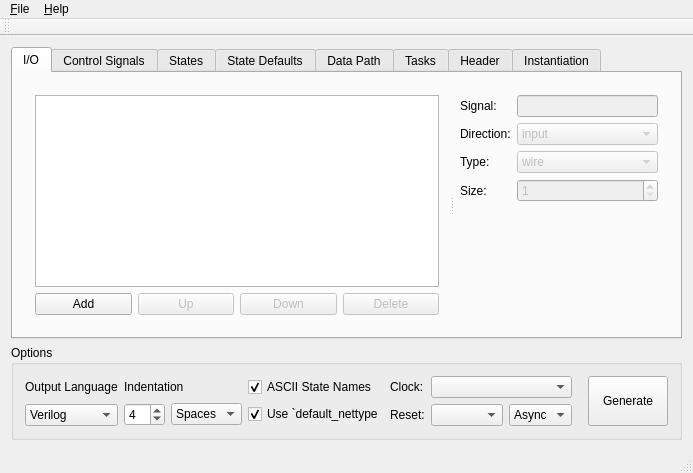
<?xml version="1.0" encoding="UTF-8"?>
<ui version="4.0">
 <class>MainWindow</class>
 <widget class="QMainWindow" name="MainWindow">
  <property name="geometry">
   <rect>
    <x>0</x>
    <y>0</y>
    <width>680</width>
    <height>473</height>
   </rect>
  </property>
  <property name="windowTitle">
   <string>State of Flux - HDL FSM Made Easy</string>
  </property>
  <widget class="QWidget" name="centralWidget">
   <layout class="QVBoxLayout" name="verticalLayout_14">
    <item>
     <widget class="QTabWidget" name="tabWidget">
      <property name="currentIndex">
       <number>0</number>
      </property>
      <widget class="QWidget" name="ioTab">
       <attribute name="title">
        <string>I/O</string>
       </attribute>
       <layout class="QVBoxLayout" name="verticalLayout_7">
        <item>
         <widget class="QSplitter" name="ioSplitter">
          <property name="orientation">
           <enum>Qt::Horizontal</enum>
          </property>
          <widget class="QWidget" name="layoutWidget_2">
           <layout class="QVBoxLayout" name="ioListLayout">
            <item>
             <widget class="QListView" name="ioList"/>
            </item>
            <item>
             <layout class="QHBoxLayout" name="ioListLayout2">
              <item>
               <widget class="QPushButton" name="ioListAdd">
                <property name="text">
                 <string>Add</string>
                </property>
               </widget>
              </item>
              <item>
               <widget class="QPushButton" name="ioListUp">
                <property name="enabled">
                 <bool>false</bool>
                </property>
                <property name="text">
                 <string>Up</string>
                </property>
               </widget>
              </item>
              <item>
               <widget class="QPushButton" name="ioListDown">
                <property name="enabled">
                 <bool>false</bool>
                </property>
                <property name="text">
                 <string>Down</string>
                </property>
               </widget>
              </item>
              <item>
               <widget class="QPushButton" name="ioListDelete">
                <property name="enabled">
                 <bool>false</bool>
                </property>
                <property name="text">
                 <string>Delete</string>
                </property>
               </widget>
              </item>
             </layout>
            </item>
           </layout>
          </widget>
          <widget class="QWidget" name="layoutWidget">
           <layout class="QVBoxLayout" name="ioOptionsLayout">
            <property name="leftMargin">
             <number>6</number>
            </property>
            <item>
             <layout class="QFormLayout" name="ioOptionsLayout2">
              <property name="fieldGrowthPolicy">
               <enum>QFormLayout::AllNonFixedFieldsGrow</enum>
              </property>
              <item row="0" column="0">
               <widget class="QLabel" name="ioSignalLabel">
                <property name="text">
                 <string>Signal:</string>
                </property>
               </widget>
              </item>
              <item row="0" column="1">
               <widget class="QLineEdit" name="ioSignal">
                <property name="enabled">
                 <bool>false</bool>
                </property>
               </widget>
              </item>
              <item row="1" column="0">
               <widget class="QLabel" name="ioDirectionLabel">
                <property name="text">
                 <string>Direction:</string>
                </property>
               </widget>
              </item>
              <item row="1" column="1">
               <widget class="QComboBox" name="ioDirection">
                <property name="enabled">
                 <bool>false</bool>
                </property>
                <item>
                 <property name="text">
                  <string>input</string>
                 </property>
                </item>
                <item>
                 <property name="text">
                  <string>output</string>
                 </property>
                </item>
                <item>
                 <property name="text">
                  <string>inout</string>
                 </property>
                </item>
               </widget>
              </item>
              <item row="2" column="0">
               <widget class="QLabel" name="ioTypeLabel">
                <property name="text">
                 <string>Type:</string>
                </property>
               </widget>
              </item>
              <item row="2" column="1">
               <widget class="QComboBox" name="ioType">
                <property name="enabled">
                 <bool>false</bool>
                </property>
                <item>
                 <property name="text">
                  <string>wire</string>
                 </property>
                </item>
                <item>
                 <property name="text">
                  <string>reg</string>
                 </property>
                </item>
                <item>
                 <property name="text">
                  <string>logic</string>
                 </property>
                </item>
               </widget>
              </item>
              <item row="3" column="0">
               <widget class="QLabel" name="ioSizeLabel">
                <property name="text">
                 <string>Size:</string>
                </property>
               </widget>
              </item>
              <item row="3" column="1">
               <widget class="QSpinBox" name="ioSize">
                <property name="enabled">
                 <bool>false</bool>
                </property>
                <property name="minimum">
                 <number>1</number>
                </property>
               </widget>
              </item>
             </layout>
            </item>
            <item>
             <spacer name="ioVerticalSpacer">
              <property name="orientation">
               <enum>Qt::Vertical</enum>
              </property>
              <property name="sizeHint" stdset="0">
               <size>
                <width>20</width>
                <height>40</height>
               </size>
              </property>
             </spacer>
            </item>
           </layout>
          </widget>
         </widget>
        </item>
       </layout>
      </widget>
      <widget class="QWidget" name="controlTab">
       <attribute name="title">
        <string>Control Signals</string>
       </attribute>
       <layout class="QVBoxLayout" name="verticalLayout_5">
        <item>
         <widget class="QListView" name="controlList"/>
        </item>
        <item>
         <layout class="QHBoxLayout" name="controlListLayout">
          <item>
           <widget class="QPushButton" name="controlListAdd">
            <property name="text">
             <string>Add</string>
            </property>
           </widget>
          </item>
          <item>
           <widget class="QPushButton" name="controlListRename">
            <property name="enabled">
             <bool>false</bool>
            </property>
            <property name="text">
             <string>Rename</string>
            </property>
           </widget>
          </item>
          <item>
           <widget class="QPushButton" name="controlListUp">
            <property name="enabled">
             <bool>false</bool>
            </property>
            <property name="text">
             <string>Up</string>
            </property>
           </widget>
          </item>
          <item>
           <widget class="QPushButton" name="controlListDown">
            <property name="enabled">
             <bool>false</bool>
            </property>
            <property name="text">
             <string>Down</string>
            </property>
           </widget>
          </item>
          <item>
           <widget class="QPushButton" name="controlListDelete">
            <property name="enabled">
             <bool>false</bool>
            </property>
            <property name="text">
             <string>Delete</string>
            </property>
           </widget>
          </item>
         </layout>
        </item>
       </layout>
      </widget>
      <widget class="QWidget" name="stateTab">
       <attribute name="title">
        <string>States</string>
       </attribute>
       <layout class="QVBoxLayout" name="verticalLayout_15">
        <item>
         <widget class="QSplitter" name="stateSplitter">
          <property name="orientation">
           <enum>Qt::Horizontal</enum>
          </property>
          <widget class="QWidget" name="layoutWidget">
           <layout class="QVBoxLayout" name="stateListLayout">
            <item>
             <widget class="QListView" name="stateList"/>
            </item>
            <item>
             <layout class="QHBoxLayout" name="stateListLayout2">
              <item>
               <widget class="QPushButton" name="stateListAdd">
                <property name="text">
                 <string>Add</string>
                </property>
               </widget>
              </item>
              <item>
               <widget class="QPushButton" name="stateListUp">
                <property name="enabled">
                 <bool>false</bool>
                </property>
                <property name="text">
                 <string>Up</string>
                </property>
               </widget>
              </item>
              <item>
               <widget class="QPushButton" name="stateListDown">
                <property name="enabled">
                 <bool>false</bool>
                </property>
                <property name="text">
                 <string>Down</string>
                </property>
               </widget>
              </item>
              <item>
               <widget class="QPushButton" name="stateListDelete">
                <property name="enabled">
                 <bool>false</bool>
                </property>
                <property name="text">
                 <string>Delete</string>
                </property>
               </widget>
              </item>
             </layout>
            </item>
           </layout>
          </widget>
          <widget class="QWidget" name="layoutWidget">
           <layout class="QVBoxLayout" name="stateOptLayout">
            <property name="leftMargin">
             <number>6</number>
            </property>
            <item>
             <layout class="QFormLayout" name="formLayout">
              <item row="0" column="0">
               <widget class="QLabel" name="stateResetLabel">
                <property name="text">
                 <string>Reset State:</string>
                </property>
               </widget>
              </item>
              <item row="0" column="1">
               <widget class="QComboBox" name="stateReset">
                <property name="sizePolicy">
                 <sizepolicy hsizetype="MinimumExpanding" vsizetype="Fixed">
                  <horstretch>0</horstretch>
                  <verstretch>0</verstretch>
                 </sizepolicy>
                </property>
               </widget>
              </item>
              <item row="1" column="0">
               <widget class="QLabel" name="stateNameLabel">
                <property name="text">
                 <string>State Name:</string>
                </property>
               </widget>
              </item>
              <item row="1" column="1">
               <widget class="QLineEdit" name="stateName"/>
              </item>
             </layout>
            </item>
            <item>
             <widget class="QPlainTextEdit" name="stateCode"/>
            </item>
           </layout>
          </widget>
         </widget>
        </item>
       </layout>
      </widget>
      <widget class="QWidget" name="stateDefaultsTab">
       <attribute name="title">
        <string>State Defaults</string>
       </attribute>
       <layout class="QVBoxLayout" name="verticalLayout_2">
        <item>
         <widget class="QPlainTextEdit" name="stateDefaultsCode"/>
        </item>
       </layout>
      </widget>
      <widget class="QWidget" name="dataTab">
       <attribute name="title">
        <string>Data Path</string>
       </attribute>
       <layout class="QVBoxLayout" name="verticalLayout_8">
        <item>
         <widget class="QPlainTextEdit" name="dataCode"/>
        </item>
        <item>
         <widget class="QGroupBox" name="dataWizards">
          <property name="title">
           <string>Wizards</string>
          </property>
          <layout class="QHBoxLayout" name="horizontalLayout_6">
           <item>
            <widget class="QPushButton" name="dataInsertRegister">
             <property name="enabled">
              <bool>false</bool>
             </property>
             <property name="text">
              <string>Insert Register</string>
             </property>
            </widget>
           </item>
           <item>
            <spacer name="dataHorizontalSpacer">
             <property name="orientation">
              <enum>Qt::Horizontal</enum>
             </property>
             <property name="sizeHint" stdset="0">
              <size>
               <width>534</width>
               <height>20</height>
              </size>
             </property>
            </spacer>
           </item>
          </layout>
         </widget>
        </item>
       </layout>
      </widget>
      <widget class="QWidget" name="taskTab">
       <attribute name="title">
        <string>Tasks</string>
       </attribute>
       <layout class="QVBoxLayout" name="verticalLayout_9">
        <item>
         <widget class="QPlainTextEdit" name="taskCode"/>
        </item>
       </layout>
      </widget>
      <widget class="QWidget" name="headerTab">
       <attribute name="title">
        <string>Header</string>
       </attribute>
       <layout class="QVBoxLayout" name="verticalLayout">
        <item>
         <widget class="QPlainTextEdit" name="headerCode"/>
        </item>
       </layout>
      </widget>
      <widget class="QWidget" name="instTab">
       <attribute name="title">
        <string>Instantiation</string>
       </attribute>
       <layout class="QVBoxLayout" name="verticalLayout_12">
        <item>
         <widget class="QComboBox" name="comboBox">
          <item>
           <property name="text">
            <string>Verilog Module</string>
           </property>
          </item>
          <item>
           <property name="text">
            <string>Verilog Testbench</string>
           </property>
          </item>
          <item>
           <property name="text">
            <string>SystemVerilog Testbench</string>
           </property>
          </item>
         </widget>
        </item>
        <item>
         <widget class="QPlainTextEdit" name="instCode">
          <property name="readOnly">
           <bool>true</bool>
          </property>
         </widget>
        </item>
       </layout>
      </widget>
     </widget>
    </item>
    <item>
     <widget class="QGroupBox" name="optionsBox">
      <property name="title">
       <string>Options</string>
      </property>
      <layout class="QHBoxLayout" name="horizontalLayout_7">
       <item>
        <layout class="QVBoxLayout" name="outputLangLayout">
         <item>
          <widget class="QLabel" name="outputLangLabel">
           <property name="text">
            <string>Output Language</string>
           </property>
          </widget>
         </item>
         <item>
          <widget class="QComboBox" name="outputLang">
           <item>
            <property name="text">
             <string>Verilog</string>
            </property>
           </item>
           <item>
            <property name="text">
             <string>VHDL</string>
            </property>
           </item>
          </widget>
         </item>
        </layout>
       </item>
       <item>
        <layout class="QVBoxLayout" name="indentLayout">
         <item>
          <widget class="QLabel" name="indentLabel">
           <property name="text">
            <string>Indentation</string>
           </property>
          </widget>
         </item>
         <item>
          <layout class="QHBoxLayout" name="indentLayout2">
           <item>
            <widget class="QSpinBox" name="indentValue">
             <property name="value">
              <number>4</number>
             </property>
            </widget>
           </item>
           <item>
            <widget class="QComboBox" name="indentType">
             <item>
              <property name="text">
               <string>Spaces</string>
              </property>
             </item>
             <item>
              <property name="text">
               <string>Tabs</string>
              </property>
             </item>
            </widget>
           </item>
          </layout>
         </item>
        </layout>
       </item>
       <item>
        <layout class="QVBoxLayout" name="miscOptLayout">
         <item>
          <widget class="QCheckBox" name="asciiStates">
           <property name="text">
            <string>ASCII State Names</string>
           </property>
           <property name="checked">
            <bool>true</bool>
           </property>
          </widget>
         </item>
         <item>
          <widget class="QCheckBox" name="defaultNettype">
           <property name="text">
            <string>Use `default_nettype</string>
           </property>
           <property name="checked">
            <bool>true</bool>
           </property>
          </widget>
         </item>
        </layout>
       </item>
       <item>
        <layout class="QFormLayout" name="signalOptLayout">
         <item row="0" column="0">
          <widget class="QLabel" name="clockLabel">
           <property name="text">
            <string>Clock:</string>
           </property>
          </widget>
         </item>
         <item row="0" column="1">
          <widget class="QComboBox" name="clockSignal">
           <property name="sizePolicy">
            <sizepolicy hsizetype="MinimumExpanding" vsizetype="Fixed">
             <horstretch>0</horstretch>
             <verstretch>0</verstretch>
            </sizepolicy>
           </property>
          </widget>
         </item>
         <item row="1" column="0">
          <widget class="QLabel" name="resetLabel">
           <property name="text">
            <string>Reset:</string>
           </property>
          </widget>
         </item>
         <item row="1" column="1">
          <layout class="QHBoxLayout" name="resetLayout">
           <item>
            <widget class="QComboBox" name="resetSignal">
             <property name="sizePolicy">
              <sizepolicy hsizetype="MinimumExpanding" vsizetype="Fixed">
               <horstretch>0</horstretch>
               <verstretch>0</verstretch>
              </sizepolicy>
             </property>
            </widget>
           </item>
           <item>
            <widget class="QComboBox" name="resetType">
             <item>
              <property name="text">
               <string>Async</string>
              </property>
             </item>
             <item>
              <property name="text">
               <string>Sync</string>
              </property>
             </item>
            </widget>
           </item>
          </layout>
         </item>
        </layout>
       </item>
       <item>
        <spacer name="horizontalSpacer">
         <property name="orientation">
          <enum>Qt::Horizontal</enum>
         </property>
         <property name="sizeType">
          <enum>QSizePolicy::Fixed</enum>
         </property>
         <property name="sizeHint" stdset="0">
          <size>
           <width>10</width>
           <height>20</height>
          </size>
         </property>
        </spacer>
       </item>
       <item>
        <widget class="QPushButton" name="generate">
         <property name="sizePolicy">
          <sizepolicy hsizetype="Minimum" vsizetype="Preferred">
           <horstretch>0</horstretch>
           <verstretch>0</verstretch>
          </sizepolicy>
         </property>
         <property name="text">
          <string>Generate</string>
         </property>
        </widget>
       </item>
      </layout>
     </widget>
    </item>
   </layout>
  </widget>
  <widget class="QMenuBar" name="menuBar">
   <property name="geometry">
    <rect>
     <x>0</x>
     <y>0</y>
     <width>680</width>
     <height>21</height>
    </rect>
   </property>
   <widget class="QMenu" name="menuFile">
    <property name="title">
     <string>&amp;File</string>
    </property>
    <addaction name="actionNew"/>
    <addaction name="actionLoad"/>
    <addaction name="actionSave"/>
    <addaction name="actionSaveTemplate"/>
    <addaction name="separator"/>
    <addaction name="actionExit"/>
   </widget>
   <widget class="QMenu" name="menuHelp">
    <property name="title">
     <string>&amp;Help</string>
    </property>
    <addaction name="actionAbout"/>
   </widget>
   <addaction name="menuFile"/>
   <addaction name="menuHelp"/>
  </widget>
  <widget class="QToolBar" name="mainToolBar">
   <attribute name="toolBarArea">
    <enum>TopToolBarArea</enum>
   </attribute>
   <attribute name="toolBarBreak">
    <bool>false</bool>
   </attribute>
  </widget>
  <widget class="QStatusBar" name="statusBar"/>
  <action name="actionLoad">
   <property name="text">
    <string>&amp;Open Project...</string>
   </property>
   <property name="shortcut">
    <string>Ctrl+O</string>
   </property>
  </action>
  <action name="actionSave">
   <property name="text">
    <string>&amp;Save Project...</string>
   </property>
   <property name="shortcut">
    <string>Ctrl+S</string>
   </property>
  </action>
  <action name="actionExit">
   <property name="text">
    <string>E&amp;xit</string>
   </property>
   <property name="shortcut">
    <string>Ctrl+Q</string>
   </property>
  </action>
  <action name="actionNew">
   <property name="text">
    <string>&amp;New Project...</string>
   </property>
   <property name="shortcut">
    <string>Ctrl+N</string>
   </property>
  </action>
  <action name="actionAbout">
   <property name="text">
    <string>&amp;About...</string>
   </property>
  </action>
  <action name="actionSaveTemplate">
   <property name="text">
    <string>Save Template</string>
   </property>
  </action>
 </widget>
 <layoutdefault spacing="6" margin="11"/>
 <resources/>
 <connections/>
</ui>
